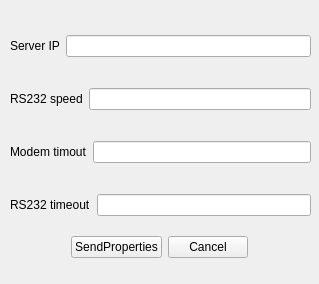
<?xml version="1.0" encoding="UTF-8"?>
<ui version="4.0">
 <class>sendProperties</class>
 <widget class="QWidget" name="sendProperties">
  <property name="geometry">
   <rect>
    <x>0</x>
    <y>0</y>
    <width>319</width>
    <height>284</height>
   </rect>
  </property>
  <property name="windowTitle">
   <string>Form</string>
  </property>
  <widget class="QWidget" name="verticalLayoutWidget">
   <property name="geometry">
    <rect>
     <x>10</x>
     <y>10</y>
     <width>301</width>
     <height>231</height>
    </rect>
   </property>
   <layout class="QVBoxLayout" name="verticalLayout">
    <item>
     <layout class="QHBoxLayout" name="horizontalLayout_4">
      <item>
       <widget class="QLabel" name="label_8">
        <property name="text">
         <string>Server IP</string>
        </property>
       </widget>
      </item>
      <item>
       <widget class="QLineEdit" name="newServer"/>
      </item>
     </layout>
    </item>
    <item>
     <layout class="QHBoxLayout" name="horizontalLayout">
      <item>
       <widget class="QLabel" name="label_2">
        <property name="text">
         <string>RS232 speed</string>
        </property>
       </widget>
      </item>
      <item>
       <widget class="QLineEdit" name="baudrate"/>
      </item>
     </layout>
    </item>
    <item>
     <layout class="QHBoxLayout" name="horizontalLayout_3">
      <item>
       <widget class="QLabel" name="label_7">
        <property name="text">
         <string>Modem timout</string>
        </property>
       </widget>
      </item>
      <item>
       <widget class="QLineEdit" name="modemTimeout"/>
      </item>
     </layout>
    </item>
    <item>
     <layout class="QHBoxLayout" name="horizontalLayout_2">
      <item>
       <widget class="QLabel" name="label_6">
        <property name="text">
         <string>RS232 timeout</string>
        </property>
       </widget>
      </item>
      <item>
       <widget class="QLineEdit" name="rs232Timeout"/>
      </item>
     </layout>
    </item>
   </layout>
  </widget>
  <widget class="QWidget" name="horizontalLayoutWidget_5">
   <property name="geometry">
    <rect>
     <x>10</x>
     <y>230</y>
     <width>299</width>
     <height>35</height>
    </rect>
   </property>
   <layout class="QHBoxLayout" name="horizontalLayout_7">
    <item>
     <spacer name="horizontalSpacer">
      <property name="orientation">
       <enum>Qt::Horizontal</enum>
      </property>
      <property name="sizeHint" stdset="0">
       <size>
        <width>40</width>
        <height>20</height>
       </size>
      </property>
     </spacer>
    </item>
    <item>
     <widget class="QPushButton" name="sendProp">
      <property name="text">
       <string>SendProperties</string>
      </property>
     </widget>
    </item>
    <item>
     <widget class="QPushButton" name="cancel">
      <property name="text">
       <string>Cancel</string>
      </property>
     </widget>
    </item>
    <item>
     <spacer name="horizontalSpacer_2">
      <property name="orientation">
       <enum>Qt::Horizontal</enum>
      </property>
      <property name="sizeHint" stdset="0">
       <size>
        <width>40</width>
        <height>20</height>
       </size>
      </property>
     </spacer>
    </item>
   </layout>
  </widget>
 </widget>
 <resources/>
 <connections/>
</ui>
